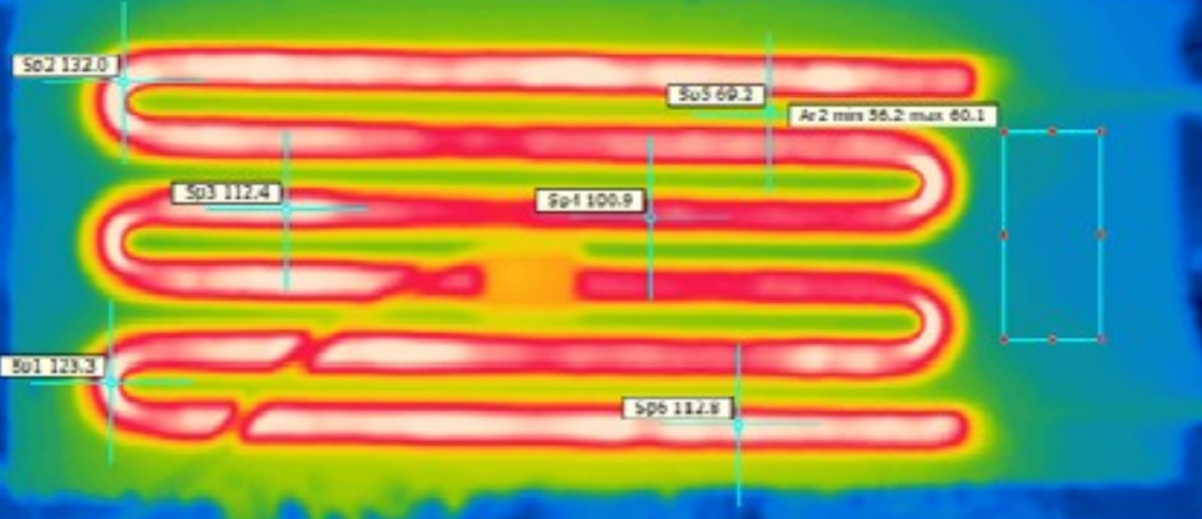
#> input picture ref/termo_ref.png, 1202 x 519 px, found by its file name
$ python green_countours.py
#> lines starting #> are read from the running program, lines starting #| are printed output that depends on the picture; after the words box and inside, x2 and y2 are one past the last pixel; in counts of white or black regions, pixels touching at a corner belong together; long printed decimals are rounded
import cv2
import numpy as np
from sklearn.cluster import KMeans

img = cv2.imread('/home/angelika/Desktop/8_term/R_D/ref/termo_ref.png')
#> img is the input picture: shape (519, 1202, 3); mean B, G, R 94.6, 150.1, 150.2
green_channel = img[:, :, 1]  # 1 — индекс зеленого канала
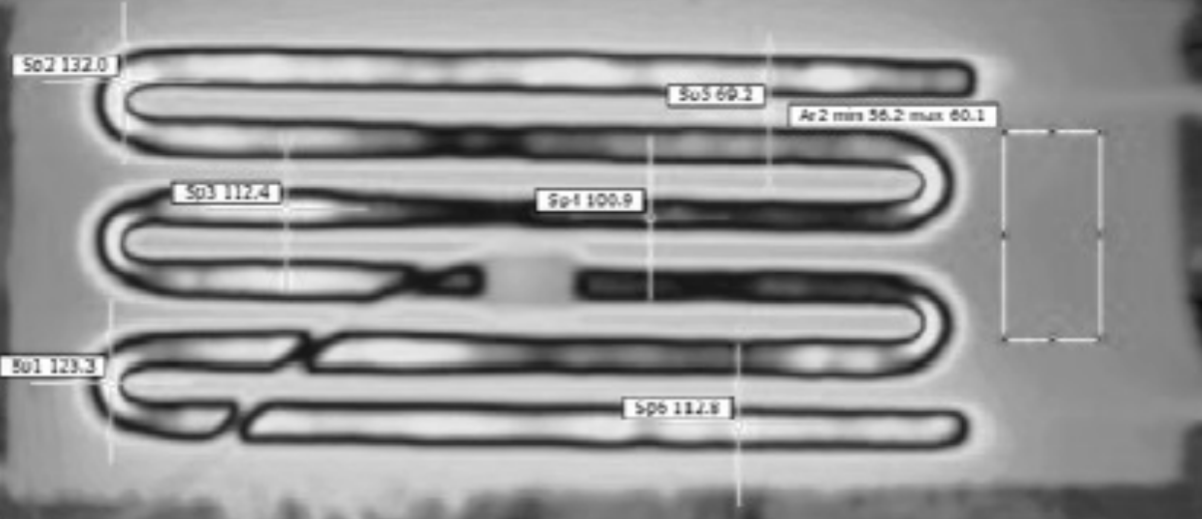
#> green_channel: shape (519, 1202); min 11, max 255, mean 150.1

green_norm = cv2.normalize(green_channel, None, 0, 255, cv2.NORM_MINMAX)


green_denoised = cv2.bilateralFilter(green_norm, 9, 75, 75)


_, binary = cv2.threshold(green_denoised, np.mean(green_denoised), 255, cv2.THRESH_BINARY)
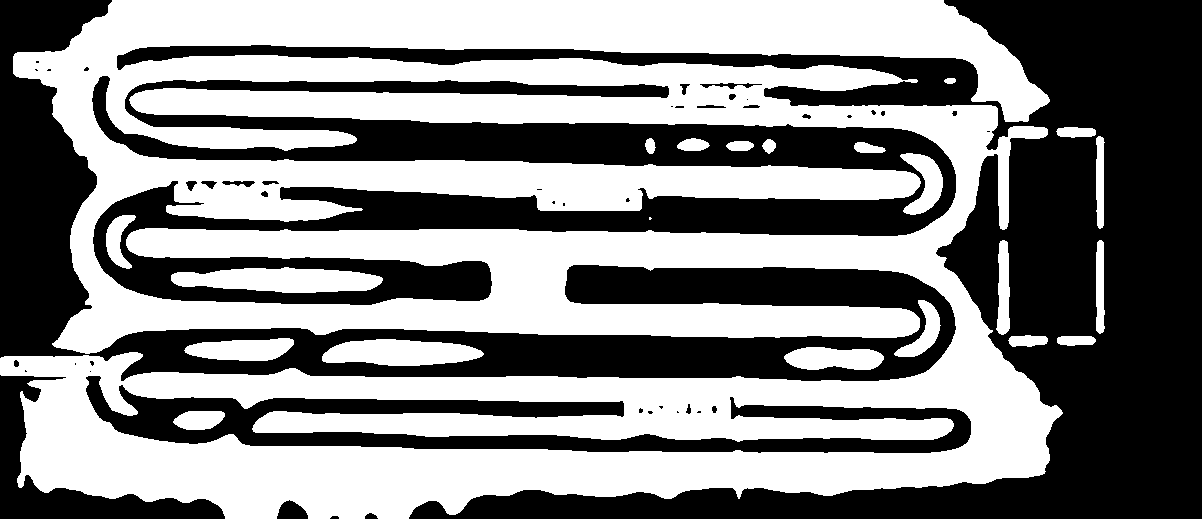
#> binary: shape (519, 1202); 51.7% white; 47 black regions (24 under 20 px)
contours, _ = cv2.findContours(binary, cv2.RETR_EXTERNAL, cv2.CHAIN_APPROX_SIMPLE)
#> contours = 12 contours; largest, box (x1, y1, x2, y2) and area: (0, 0, 1063, 519) 402149, (322, 339, 484, 366) 3130, (184, 338, 294, 361) 1769, (784, 347, 884, 370) 1724, (894, 300, 941, 357) 932

kernel = np.ones((3, 3), np.uint8)
closed = cv2.morphologyEx(binary, cv2.MORPH_CLOSE, kernel, iterations=2)
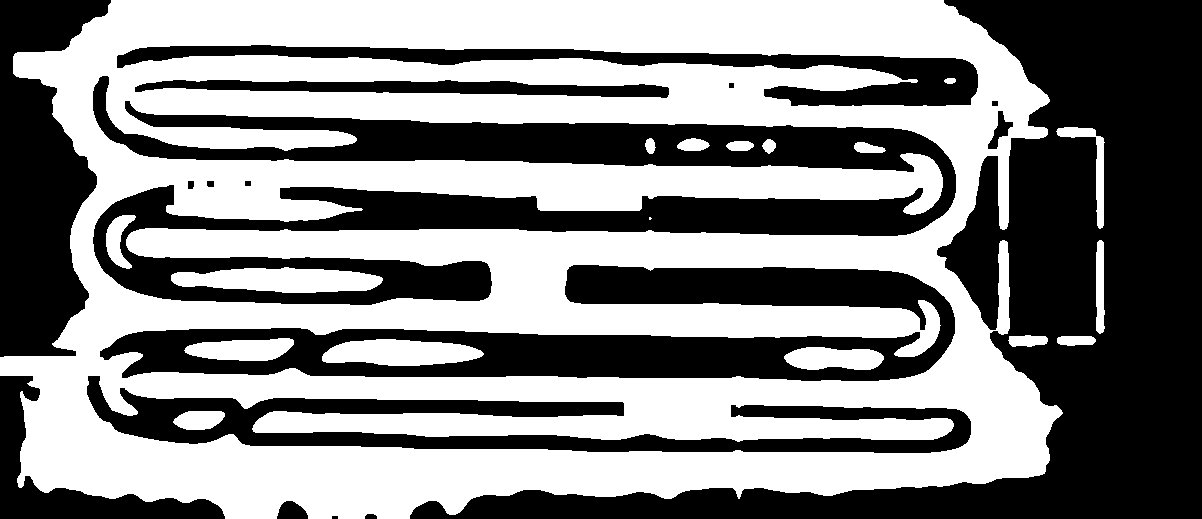
#> closed: shape (519, 1202); 51.9% white; 17 black regions (1 under 20 px), largest, box (x1, y1, x2, y2) and area: (410, 0, 1202, 519) 114762, (93, 76, 956, 305) 65722, (100, 265, 955, 381) 41935
if len(contours) > 1:
    print("Обнаружен разрыв дорожки")


# Получим координаты "горячих" пикселей
hot_pixels = np.column_stack(np.where(binary > 0))
#> hot_pixels = 322256 pairs, first value 0 to 518, second value 0 to 1104
kmeans = KMeans(n_clusters=2).fit(hot_pixels)
print("Центры кластеров:", kmeans.cluster_centers_)
#| Центры кластеров: [[258.832 284.778]
#|  [247.374  784.936]]


for cnt in contours:
    area = cv2.contourArea(cnt)
    if area < 50:  # Эмпирический порог площади "шумовых" артефактов
        print("Обнаружена точечная неисправность")
#> this loop made 12 passes
#> area on passes 1 to 12: 1724.5, 3130, 1769, 295, 335.5, 931.5, 626, 898, 592.5, 312.5, 45.5, 402149
#| Обнаружена точечная неисправность

result = img.copy()
cv2.drawContours(result, contours, -1, (0, 0, 255), 2)
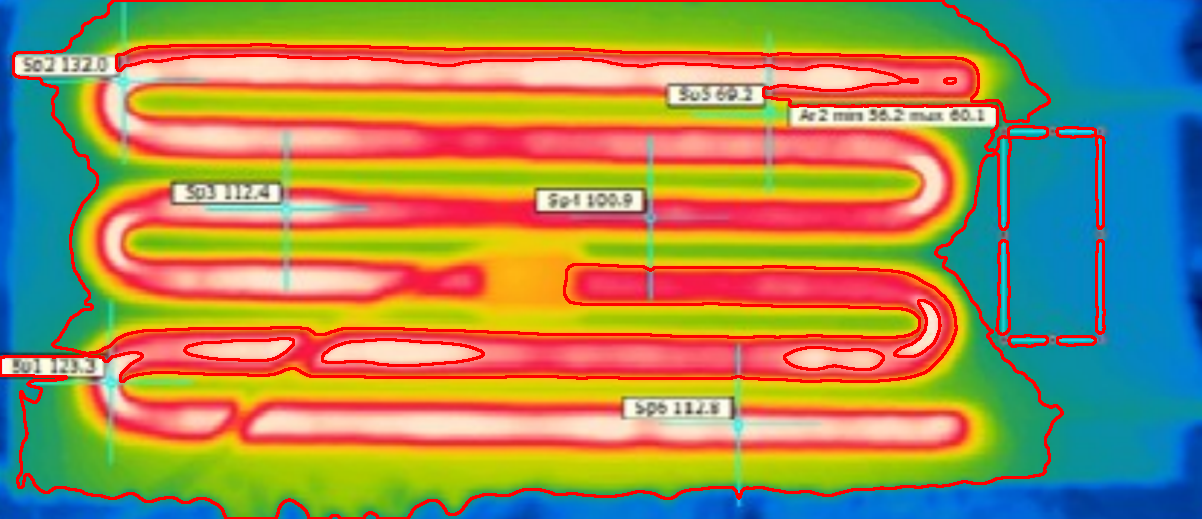
#> result: shape (519, 1202, 3); 5.2% of pixels changed, all inside (x1, y1, x2, y2) = (0, 0, 1106, 519)
cv2.imshow('Defects', result)
cv2.imwrite('defect_map.png', result)

cv2.waitKey(0)

$ run again, with ref/reference.png copied over ref/termo_ref.png
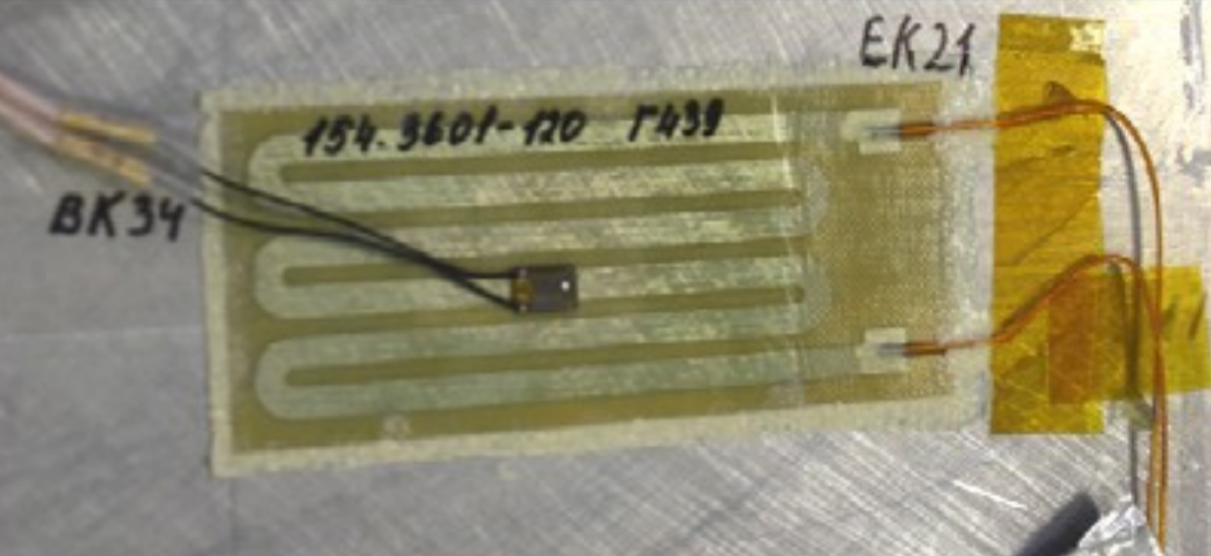
#> input picture ref/reference.png, 1211 x 556 px, found by its file name
#> img is the input picture: shape (556, 1211, 3); mean B, G, R 112.8, 141.4, 147.2
#> `_, binary = cv2.threshold(green_denoised, np.mean(green_denoised), 255..`:
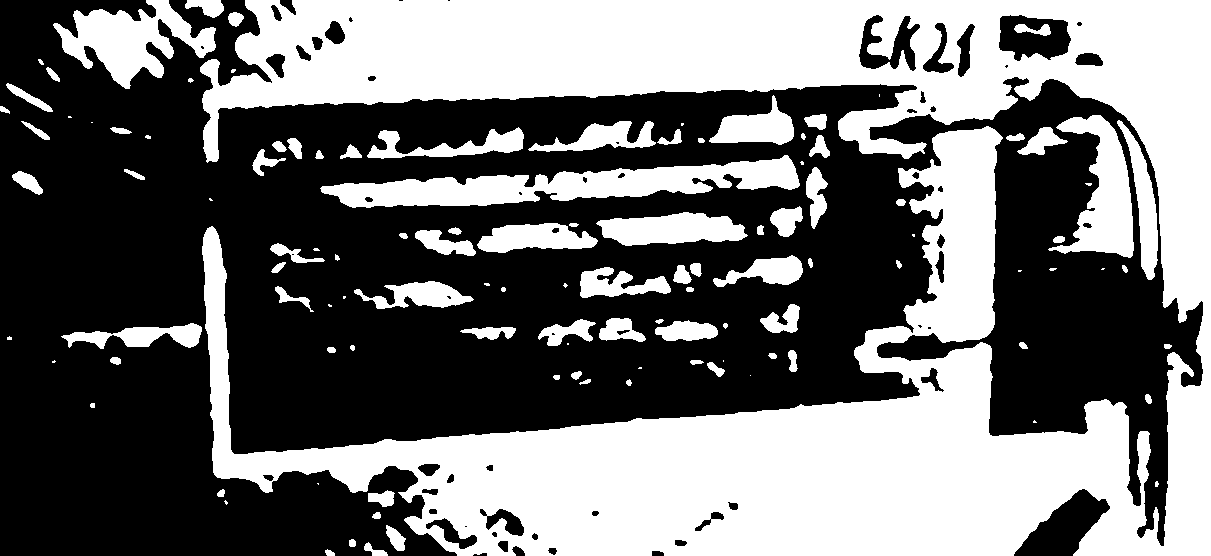
#> binary: shape (556, 1211); 44.2% white; 115 white regions (28 under 20 px)
#> contours = 114 contours, 37 with area under 20; largest, box (x1, y1, x2, y2) and area: (200, 0, 1211, 556) 243758, (320, 155, 800, 208) 11078, (53, 0, 216, 89) 6329, (1048, 115, 1134, 258) 5516, (596, 212, 748, 246) 3426
#> closed: shape (556, 1211); 44.6% white; 96 white regions (27 under 20 px), largest, box (x1, y1, x2, y2) and area: (61, 0, 1211, 556) 251985, (320, 155, 800, 208) 11764, (53, 0, 216, 89) 6701
#> hot_pixels = 297574 pairs, first value 0 to 555, second value 0 to 1210
#| Центры кластеров: [[290.477 971.714]
#|  [231.109 471.443]]
#> the loop `for cnt in contours:` made 114 passes
#> area on passes 1, 2, 3, 4, 5, 7, 8, 13: 36.5, 115, 37.5, 263.5, 37, 268, 36.5, 41
#> (printed output is left out)
#> `cv2.drawContours(result, contours, -1, (0, 0, 255), 2)`:
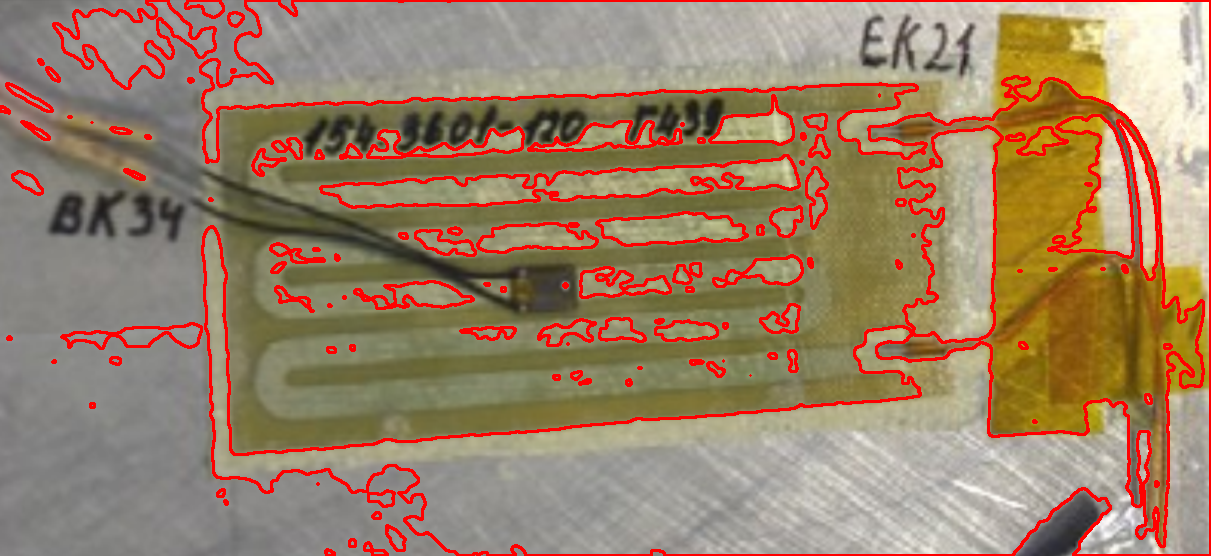
#> result: shape (556, 1211, 3); 8.38% of pixels changed, all inside (x1, y1, x2, y2) = (0, 0, 1211, 556)
